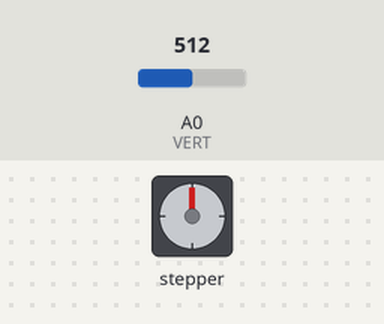
The sketch below on a simulated Arduino Uno, built with avr-gcc and run on an emulated ATmega328P. Parts: stepper motor. Wiring (inferred from the names in the program): stepper motor driver (200 steps per turn assumed): step pin 2; direction pin 3. The inputs (shaded band) are chosen by the test bench; at power-on: A0 (VERT) = 512.

Above: at 1.2 s.
1.3 s: A0 (VERT) set to 539
At 1.75 s:
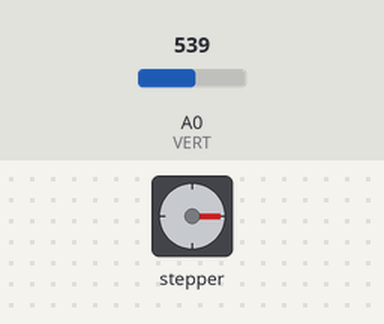
4.3 s: A0 (VERT) set to 511
At 4.3 s:
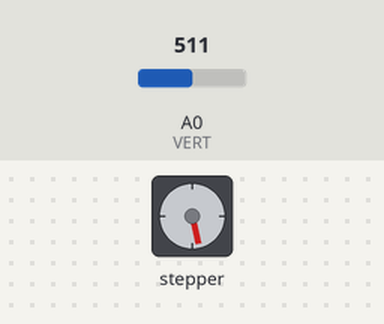
5.8 s: A0 (VERT) set to 473
At 6.25 s:
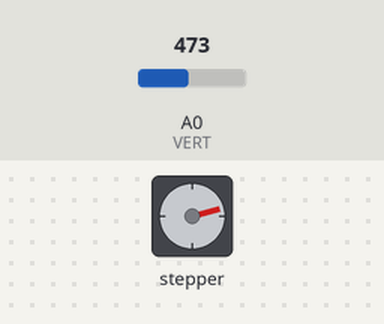
8.8 s: A0 (VERT) set to 306
11.8 s: A0 (VERT) set to 122
Timing chart, 0 to 21.1 s (numbered marks = the images above; inputs shaded):
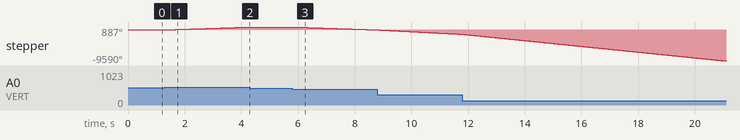

The sketch:

stepper_joystick0.ino
```cpp
// Stepper controlled by joystick
// Written by: Allison Raines

byte directionPin = 3;
byte stepPin = 2;


const int VERT = 0; // analog connection to joystick
unsigned long curMillis; // milliseconds
unsigned long prevStepMillis = 0;
unsigned long customDelay; // microseconds
boolean input = false; // is there an input to the joystick?

void setup() {

  Serial.begin(9600);
  pinMode(directionPin, OUTPUT);
  pinMode(stepPin, OUTPUT);

}

void loop() {

  curMillis = millis();
  getDelay();
  singleStep();

 }

// compute the time in usec of the next output pulse
// ie. convert pps (pulse per second) to uspp (microsecond per pulse)
void getDelay(){
  int pulseRate = getPulseRate();
  customDelay = (int)( 1 / ( pulseRate * pow(10,-6)));
  // does not include microsecond delays in hardware
}

//function converting joystick degrees to pulse rate (pulses/sec)
//the speed of the stepper motor is determined by the frequency of pulses to STEP pin
//DRV8825 requires a minimum STEP pulse duration of 1.9 us
int getPulseRate(){
  int angle = getJoystickAngle(); //greater angle = greater speed

  int maxPulseRate = 4000; //(pulse/sec) ***max no load
  int minPulseRate = 1400; //(pulse/sec)
  int noPulse = 0;
  int maxAngle = 90;
  int minAngle = 0;
  int upperBuffer = 45;
  int lowerBuffer = 43;
  int pulseRate;

  if (angle >= lowerBuffer and angle <= upperBuffer) {// buffer section where motor does not move
    input = false;
    return noPulse;
  }
  else if (angle > upperBuffer){
    input = true;
    pulseRate = (int)((double(angle-(upperBuffer + 1)) / (maxAngle - upperBuffer - 1)) * (maxPulseRate - minPulseRate)) + minPulseRate;
    digitalWrite(directionPin, HIGH); //set spinning clockwise
    return pulseRate;
  }
  else{
    input = true;
    pulseRate = (int)((double(angle-(lowerBuffer - 1)) / (minAngle - lowerBuffer + 1)) * (maxPulseRate - minPulseRate)) + minPulseRate;
    digitalWrite(directionPin, LOW); //set spinning counterclockwise
    return pulseRate;
  }
}

//relate dac value to theta
//return angle in degrees
int getJoystickAngle() {
  /* Read Joystick
   * UP:     1023-523
   * CENTER: 522-500
   * DOWN:   0-499
   */
  int dac = analogRead(VERT); // will be 0-1023, middle position is about 504
  int dacMax = 1023;

  /* Convert to degrees
   * UP:     46-90 degrees
   * CENTER: 43-45 degrees
   * DOWN:   0-42 degrees
   */
  int theta = (int)((double(dac) / dacMax) * 90); //arduino may be slow with floating point
  return theta;
}

void singleStep() {
  if ( input == true )
  {
    if (curMillis - prevStepMillis >= (customDelay/100)) { //divide by 10 for slow, 100 for quicker speeds, 1000 converts to millis
        prevStepMillis = curMillis;
        digitalWrite(stepPin, HIGH);
        //delayMicroseconds(100); //may need delay, 100 us
        digitalWrite(stepPin, LOW);
    }
  }
}
```

Measured:
- the behaviour switches between 522 and 523 on A0 (VERT) (found by bisection; images 0 and 1)
- the behaviour switches between 489 and 488 on A0 (VERT) (found by bisection; images 2 and 3)
- after the input at 1.3 s, stepper: keeps turning clockwise at about 296°/s, starting at once
- after the input at 4.3 s, stepper: stops changing and stays 887°
- after the input at 5.8 s, stepper: keeps turning counter-clockwise at about 296°/s, starting at once
